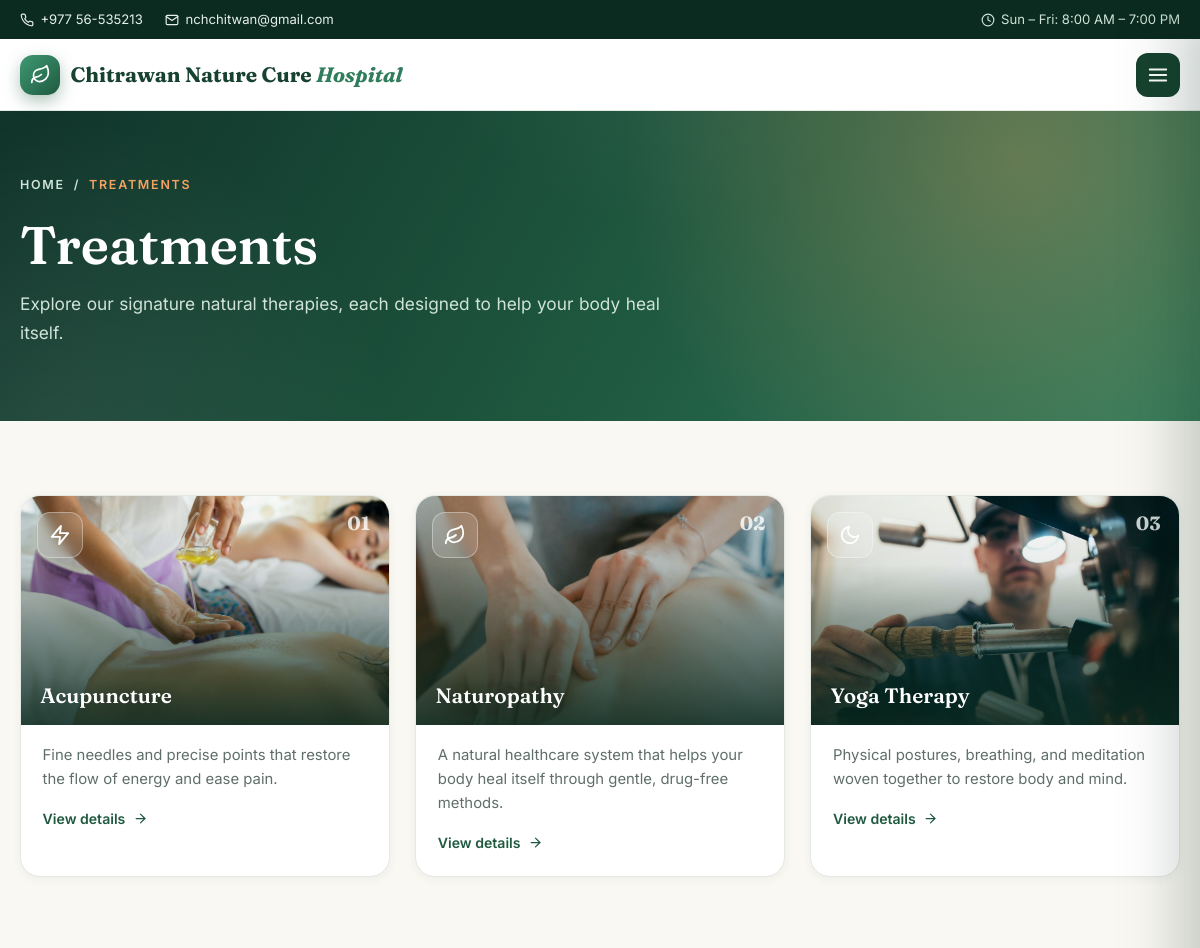
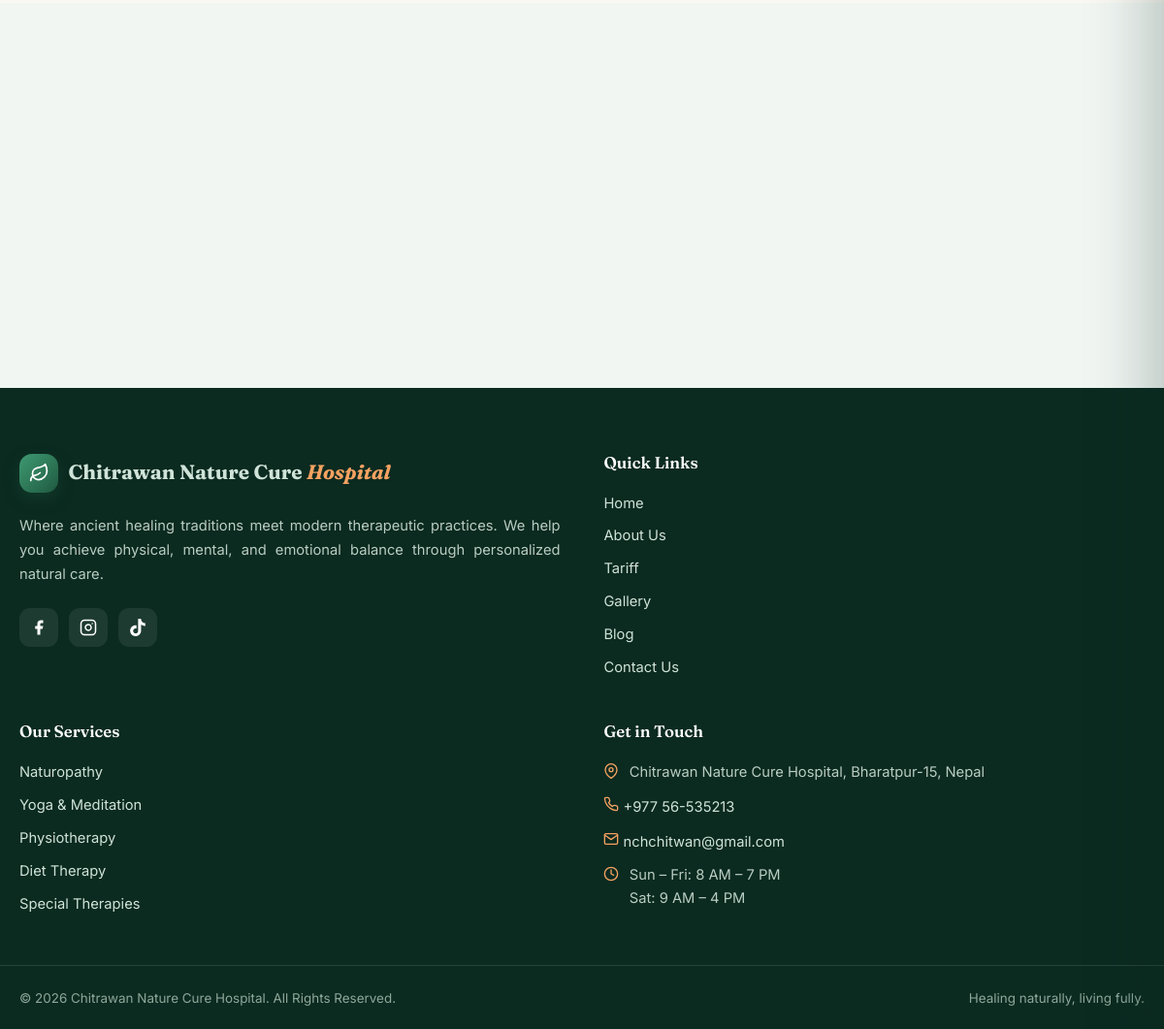
Screenshot of /treatments with the database file from the repository (2 pictures, top to bottom).
### tables this page shows
CREATE TABLE IF NOT EXISTS page_sections (
    id           INT UNSIGNED AUTO_INCREMENT PRIMARY KEY,
    page_key     VARCHAR(60)  NOT NULL,
    section_key  VARCHAR(80)  NOT NULL,
    kicker       VARCHAR(200) NOT NULL DEFAULT '',
    heading      VARCHAR(300) NOT NULL DEFAULT '',
    content      TEXT         NULL,
    sub_content  TEXT         NULL,
    image        VARCHAR(300) NOT NULL DEFAULT '',
    media        VARCHAR(300) NOT NULL DEFAULT '',
    link         VARCHAR(300) NOT NULL DEFAULT '',
    link_label   VARCHAR(160) NOT NULL DEFAULT '',
    extras       TEXT         NULL,
    UNIQUE KEY uq_page_section (page_key, section_key)
);

CREATE TABLE IF NOT EXISTS therapies (
    id          INT UNSIGNED NOT NULL AUTO_INCREMENT UNIQUE,   
    slug        VARCHAR(80)  NOT NULL,
    category    VARCHAR(40)  NOT NULL,
    title       VARCHAR(120) NOT NULL,
    icon        VARCHAR(40)  NOT NULL DEFAULT 'icon-leaf',
    image       VARCHAR(300) NOT NULL DEFAULT '',
    intro       TEXT         NULL,
    about       TEXT         NULL,    
    methods     TEXT         NULL,    
    benefits    TEXT         NULL,    
    PRIMARY KEY (slug),
    KEY idx_category (category)
);

### app/views/layouts/default.php (the view, shortened to what the rows shown need)
<!DOCTYPE html>
<html lang="en">
<head>
    <link rel="stylesheet" href="<?= asset_url('/css/style.css') ?>">
</head>
<body data-base="<?= Security::e(BASE_URL) ?>">
<?php
require_once APP_ROOT . '/app/views/partials/section_helpers.php';
?>
<?php
if (!isset($GLOBALS['__siteSectionsLoaded'])) {
    $GLOBALS['__siteSections'] = PageSectionModel::forPage('site');
}
$_topbar = $GLOBALS['__siteSections']['topbar'] ?? [];
$_topbarPhone = trim((string) ($_topbar['link'] ?? '+977 56-535213'));
$_topbarEmail = trim((string) ($_topbar['sub_content'] ?? 'nchchitwan@gmail.com'));
$_topbarHours = trim((string) ($_topbar['kicker'] ?? 'Sun – Fri: 8:00 AM – 7:00 PM'));
?>
<div class="topbar">
    <div class="container">
        <div class="topbar-info">
            <a href="tel:<?= Security::e(preg_replace('/[^+\d]/', '', $_topbarPhone)) ?>"><svg class="icon icon-sm"><use href="#icon-phone"/></svg> <?= Security::e($_topbarPhone) ?></a>
            <a href="mailto:<?= Security::e($_topbarEmail) ?>"><svg class="icon icon-sm"><use href="#icon-mail"/></svg> <?= Security::e($_topbarEmail) ?></a>
        </div>
        <div class="topbar-hours"><svg class="icon icon-sm"><use href="#icon-clock"/></svg> <?= Security::e($_topbarHours) ?></div>
    </div>
</div>
<header class="site-header" id="siteHeader">
    <div class="container nav-wrap">
        <?php require APP_ROOT . '/app/views/partials/brand.php'; ?>
        <?php
$_navCustom = (array) ($GLOBALS['__siteSections']['nav']['extras'] ?? []);
$_navCustom = array_values(array_filter(array_map('trim', $_navCustom), static fn ($l) => $l !== ''));
if ($_navCustom === []) {
    $_navTherapies = TherapyModel::all();
}
?>
        <button class="nav-toggle" id="navToggle" aria-label="Open menu" aria-expanded="false">
            <svg class="icon"><use href="#icon-menu"/></svg>
        </button>
    </div>
</header>
<?php if (($title ?? '') !== 'Home' && (($hidePageHero ?? false) !== true)): ?>
<section class="page-hero">
    <div class="page-hero-pattern" aria-hidden="true"></div>
    <div class="container">
        <nav class="breadcrumb" aria-label="Breadcrumb">
            <a href="<?= BASE_URL ?>/">Home</a>
            <span>/</span>
            <span><?= Security::e($title ?? '') ?></span>
        </nav>
        <h1><?= Security::e($title ?? '') ?></h1>
        <?php if (!empty($pageIntro)): ?>
            <p class="page-hero-intro"><?= Security::e($pageIntro) ?></p>
        <?php endif; ?>
    </div>
</section>
<?php endif; ?>
<main>
    <?php require APP_ROOT . '/app/views/' . $view . '.php'; ?>
</main>
<?php
$footerInfo = $GLOBALS['__siteSections']['footer'] ?? [];
$fiTagline = trim((string) ($footerInfo['content'] ?? ''));
$fiAddress = trim((string) ($footerInfo['heading'] ?? ''));
$fiEmail   = trim((string) ($footerInfo['sub_content'] ?? ''));
$fiPhone   = trim((string) ($footerInfo['link'] ?? ''));
$fiHours   = trim((string) ($footerInfo['kicker'] ?? ''));
$fiCredit  = trim((string) ($footerInfo['link_label'] ?? ''));
$fiSocials = (array) ($footerInfo['extras'] ?? []);
$fiTelHref = preg_replace('/[^+\d]/', '', $fiPhone);
$fiHoursHtml = implode('<br>', array_map(
    static fn (string $l): string => Security::e(trim($l)),
    preg_split('/\r\n|\r|\n/', $fiHours, -1, PREG_SPLIT_NO_EMPTY) ?: ['']
));
?>
<footer class="footer">
    <div class="container">
        <div class="footer-grid">
            <div class="footer-brand">
                <?php $brandClass = 'footer-brand-name'; require APP_ROOT . '/app/views/partials/brand.php'; unset($brandClass); ?>
                <?php if ($fiTagline !== ''): ?><p><?= Security::e($fiTagline) ?></p><?php endif; ?>
                <?php if ($fiSocials !== []): ?>
                <div class="social-row">
                    <?php foreach ($fiSocials as $line): ?>
                        <?php
                        $fiLine = trim((string) $line);
                        if (str_contains($fiLine, '|')) {
                            [$fiLabel, $fiRawUrl] = array_pad(array_map('trim', explode('|', $fiLine, 2)), 2, '');
                        } else {
                            $fiLabel = '';
                            $fiRawUrl = $fiLine;
                        }
                        $fiUrl = sec_social_url($fiRawUrl);
                        $fiLower = strtolower($fiLabel . ' ' . $fiUrl);
                        $fiIcon = 'icon-link';
                        if (str_contains($fiLower, 'face')) { $fiIcon = 'icon-facebook'; }
                        elseif (str_contains($fiLower, 'insta')) { $fiIcon = 'icon-instagram'; }
                        elseif (str_contains($fiLower, 'tiktok') || str_contains($fiLower, 'tik tok')) { $fiIcon = 'icon-tiktok'; }
                        elseif (str_contains($fiLower, 'twitter') || preg_match('~//(www\.)?x\.com~i', $fiUrl)) { $fiIcon = 'icon-twitter'; }
                        ?>
                        <a href="<?= Security::e($fiUrl) ?>" aria-label="<?= Security::e($fiLabel) ?>" target="_blank" rel="noopener"><svg class="icon"><use href="#<?= Security::e($fiIcon) ?>"/></svg></a>
                    <?php endforeach; ?>
                </div>
                <?php endif; ?>
            </div>
            <div>
                <h4>Quick Links</h4>
                <ul>
                    <li><a href="<?= BASE_URL ?>/">Home</a></li>
                    <li><a href="<?= BASE_URL ?>/about">About Us</a></li>
                    <li><a href="<?= BASE_URL ?>/tariff">Tariff</a></li>
                    <li><a href="<?= BASE_URL ?>/gallery">Gallery</a></li>
                    <li><a href="<?= BASE_URL ?>/blog">Blog</a></li>
                    <li><a href="<?= BASE_URL ?>/contact">Contact Us</a></li>
                </ul>
            </div>
            <div>
                <h4>Our Services</h4>
                <ul>
                    <li><a href="<?= BASE_URL ?>/treatments">Naturopathy</a></li>
                    <li><a href="<?= BASE_URL ?>/treatments">Yoga &amp; Meditation</a></li>
                    <li><a href="<?= BASE_URL ?>/physiotherapy">Physiotherapy</a></li>
                    <li><a href="<?= BASE_URL ?>/diet-therapy">Diet Therapy</a></li>
                    <li><a href="<?= BASE_URL ?>/special-therapies">Special Therapies</a></li>
                </ul>
            </div>
            <div>
                <h4>Get in Touch</h4>
                <ul class="footer-contact">
                    <?php if ($fiAddress !== ''): ?><li><svg class="icon icon-sm"><use href="#icon-map-pin"/></svg> <?= Security::e($fiAddress) ?></li><?php endif; ?>
                    <?php if ($fiPhone !== ''): ?><li><a href="tel:<?= Security::e($fiTelHref) ?>"><svg class="icon icon-sm"><use href="#icon-phone"/></svg> <?= Security::e($fiPhone) ?></a></li><?php endif; ?>
                    <?php if ($fiEmail !== ''): ?><li><a href="mailto:<?= Security::e($fiEmail) ?>"><svg class="icon icon-sm"><use href="#icon-mail"/></svg> <?= Security::e($fiEmail) ?></a></li><?php endif; ?>
                    <?php if ($fiHoursHtml !== ''): ?><li><svg class="icon icon-sm"><use href="#icon-clock"/></svg> <?= $fiHoursHtml  ?></li><?php endif; ?>
                </ul>
            </div>
        </div>
    </div>
    <div class="footer-bottom">
        <div class="container copyright">
            <span>© <span data-year>2026</span> <?= Security::e(SITE_NAME) ?>. All Rights Reserved.</span>
            <?php if ($fiCredit !== ''): ?><span><?= Security::e($fiCredit) ?></span><?php endif; ?>
        </div>
    </div>
</footer>
</body>
</html>

### app/views/partials/brand.php (shortened to what the rows shown need)
<?php
$brand = $GLOBALS['__siteSections']['brand'] ?? [];
$logoUrl = trim((string) ($brand['image'] ?? ''));
$brandName = trim((string) ($brand['heading'] ?? ''));
$nameParts = preg_split('/\s+/', $brandName, -1, PREG_SPLIT_NO_EMPTY);
$accent = count($nameParts) > 1 ? array_pop($nameParts) : '';
$main = implode(' ', $nameParts);
$brandClass = $brandClass ?? '';
?>
<a class="brand <?= Security::e($brandClass) ?>" href="<?= BASE_URL ?>/">
    <?php if ($logoUrl !== ''): ?>
        <img class="brand-logo" src="<?= Security::e($logoUrl) ?>" alt="<?= Security::e($brandName) ?>" loading="lazy">
    <?php else: ?>
        <span class="brand-mark" aria-hidden="true"><svg class="icon"><use href="#icon-leaf"/></svg></span>
    <?php endif; ?>
    <span class="brand-name"><?= Security::e($main) ?><?php if ($accent !== ''): ?> <em><?= Security::e($accent) ?></em><?php endif; ?></span>
</a>

### app/views/partials/therapy_cards.php (shortened to what the rows shown need)
<div class="therapy-grid">
    <?php $idx = 0; foreach ($items as $slug => $t): ?>
        <?php $delay = min($idx * 0.08, 0.4); ?>
        <?php $tCat = Security::e($t['category'] ?? ''); ?>
        <?php $tTitle = Security::e($t['title'] ?? ''); ?>
        <?php $tIntro = Security::e($t['intro'] ?? ''); ?>
        <a class="therapy-card reveal" style="--d:<?= $delay ?>s" href="<?= BASE_URL ?><?= $tCat ?>/<?= Security::e($slug) ?>" aria-label="View <?= $tTitle ?>">
            <span class="therapy-card-media">
                <?php $tImg = trim((string) ($t['image'] ?? '')); ?>
                <?php if ($tImg !== ''): ?>
                    <img src="<?= Security::e($tImg) ?>" alt="<?= $tTitle ?>" loading="lazy">
                <?php endif; ?>
                <span class="therapy-card-shade" aria-hidden="true"></span>
                <span class="therapy-card-icon" aria-hidden="true"><svg class="icon"><use href="#<?= Security::e($t['icon'] ?? 'icon-leaf') ?>"/></svg></span>
                <span class="therapy-card-num" aria-hidden="true"><?= sprintf('%02d', $idx + 1) ?></span>
                <span class="therapy-card-title"><?= $tTitle ?></span>
            </span>
            <span class="therapy-card-body">
                <span class="therapy-card-text"><?= $tIntro ?></span>
                <span class="therapy-card-link">View details <svg class="icon"><use href="#icon-arrow"/></svg></span>
            </span>
        </a>
        <?php $idx++; ?>
    <?php endforeach; ?>
</div>

### rows the page displays
page_sections: link "+977 56-535213", sub_content "nchchitwan@gmail.com", kicker "Sun – Fri: 8:00 AM – 7:00 PM"
page_sections: heading "Hospital Hospital"
page_sections: heading "TREATMENTS", heading "Treatments", content "Explore our signature natural therapies, each designed to help your body heal itself."
therapies: image (picture), title "Acupuncture", intro "Fine needles and precise points that restore the flow of energy and ease pain."
therapies: image (picture), title "Naturopathy", intro "A natural healthcare system that helps your body heal itself through gentle, drug-free methods."
therapies: image (picture), title "Yoga Therapy", intro "Physical postures, breathing, and meditation woven together to restore body and mind."
page_sections: content "Where ancient healing traditions meet modern therapeutic practices. We help you achieve physical, mental, and emotional balance through personalized natural care.", heading "Chitrawan Nature Cure Hospital, Bharatpur-15, Nepal", link "+977 56-535213", sub_content "nchchitwan@gmail.com", kicker "Sun – Fri: 8 AM – 7 PM Sat: 9 AM – 4 PM", link_label "Healing naturally, living fully."

### other values shown
Security::e($main) "Chitrawan Nature Cure Chitrawan Nature Cure"
Security::e(SITE_NAME) "Chitrawan Nature Cure Hospital"
